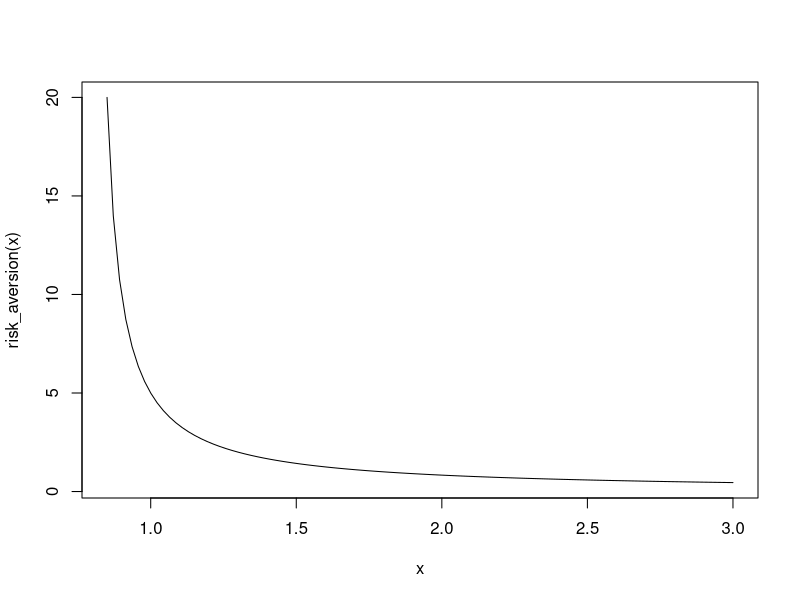

Reproduce this figure in R.
s <- 0.8
u1 <- 1.01
d1 <- 0.99
u2 <- 5.00
d2 <- 0.70

util<-function(x){
2+log(x-s)
}

risk_aversion <- function(x){
1/(x-s)
}

Eutil<-function(w){
w1 <-w
w2 <- 1-w
p1 <- 0.5
p2 <- 0.5
q1 <- 1-p1
q2 <- 1-p2
p1*p2*util(w1*u1+w2*u2)+p1*q2*util(w1*u1+w2*d2)+q1*p2*util(w1*d1+w2*u1)+q1*q2*util(w1*d1+w2*d2)
}

opt_wt <- function(){
## w d1 + (1-w)d2 = s    =>    w(d1-d2)= (s-d2)
wmin <- (s-d2)/(d1-d2)
result<- optimize(Eutil,interval=c(wmin+0.001,1),maximum=TRUE)
wstar <-result$maximum
utility<-result$objective
low <- wstar*d1 +(1-wstar)*d2
cat("d1=", d1, "Weight in safe asset=", wstar, "Exp Util=", utility, "\n")
cat("Lowest wealth=", low, " At this point risk aversion=", risk_aversion(low), "\n")
}

opt_wt()

d1 <- 0.90
opt_wt()

u1 <- 1.15
d1 <- 0.85
opt_wt()

curve(risk_aversion,0.85,3)


